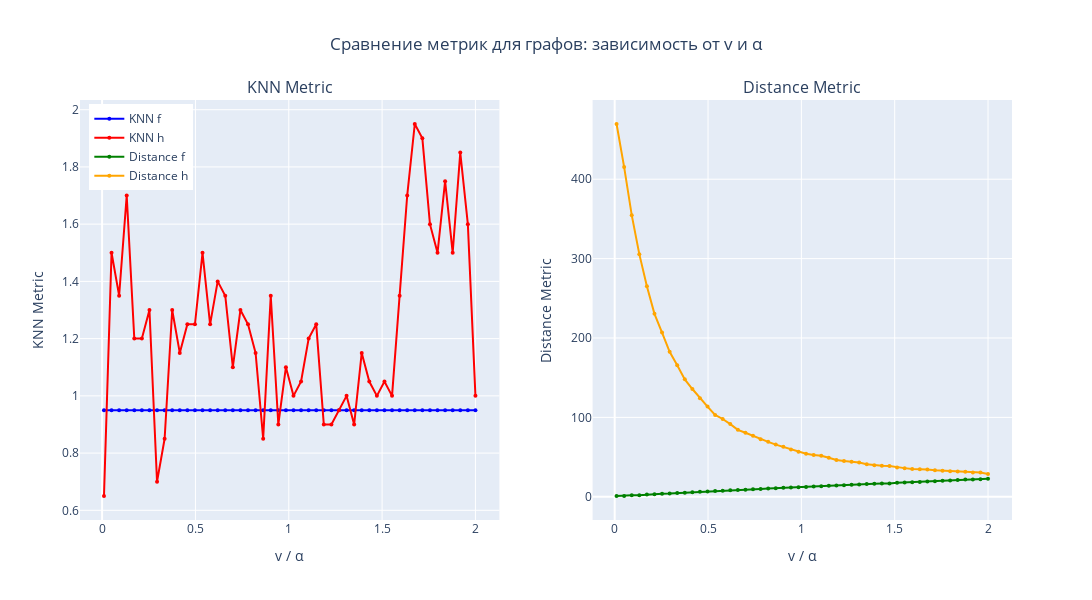

Source (notebook cell):
### Code cell
fig = make_subplots(
    rows=1,
    cols=2,
    subplot_titles=("KNN Metric", "Distance Metric"),
    horizontal_spacing=0.1,
)

fig.add_trace(
    go.Scatter(
        x=v,
        y=knn_f,
        mode="lines+markers",
        name="KNN f",
        line=dict(color="blue", width=2),
        marker=dict(size=4),
    ),
    row=1,
    col=1,
)

fig.add_trace(
    go.Scatter(
        x=v,
        y=knn_h,
        mode="lines+markers",
        name="KNN h",
        line=dict(color="red", width=2),
        marker=dict(size=4),
    ),
    row=1,
    col=1,
)

fig.add_trace(
    go.Scatter(
        x=v,
        y=dist_f,
        mode="lines+markers",
        name="Distance f",
        line=dict(color="green", width=2),
        marker=dict(size=4),
        showlegend=True,
    ),
    row=1,
    col=2,
)

fig.add_trace(
    go.Scatter(
        x=v,
        y=dist_h,
        mode="lines+markers",
        name="Distance h",
        line=dict(color="orange", width=2),
        marker=dict(size=4),
        showlegend=True,
    ),
    row=1,
    col=2,
)

fig.update_xaxes(title_text="v / α", row=1, col=1)
fig.update_xaxes(title_text="v / α", row=1, col=2)
fig.update_yaxes(title_text="KNN Metric", row=1, col=1)
fig.update_yaxes(title_text="Distance Metric", row=1, col=2)

fig.update_layout(
    title_text="Сравнение метрик для графов: зависимость от v и α",
    title_x=0.5,
    width=1400,
    height=600,
    legend=dict(yanchor="top", y=0.99, xanchor="left", x=0.01),
)

fig.show()

### Figure 1 — Plotly figure (JSON) as saved in the notebook; plotly's stock layout.template omitted (floating-point values rounded to 4 significant figures)
{"data": [{"line": {"color": "blue", "width": 2}, "marker": {"size": 4}, "mode": "lines+markers", "name": "KNN f", "type": "scatter", "x": [0.01, 0.05061, 0.09122, 0.1318, 0.1724, 0.2131, 0.2537, 0.2943, 0.3349, 0.3755, 0.4161, 0.4567, 0.4973, 0.538, 0.5786, 0.6192, 0.6598, 0.7004, 0.741, 0.7816, 0.8222, 0.8629, 0.9035, 0.9441, 0.9847, 1.025, 1.066, 1.107, 1.147, 1.188, 1.228, 1.269, 1.31, 1.35, 1.391, 1.431, 1.472, 1.513, 1.553, 1.594, 1.634, 1.675, 1.716, 1.756, 1.797, 1.838, 1.878, 1.919, 1.959, 2.0], "xaxis": "x", "y": [0.95, 0.95, 0.95, 0.95, 0.95, 0.95, 0.95, 0.95, 0.95, 0.95, 0.95, 0.95, 0.95, 0.95, 0.95, 0.95, 0.95, 0.95, 0.95, 0.95, 0.95, 0.95, 0.95, 0.95, 0.95, 0.95, 0.95, 0.95, 0.95, 0.95, 0.95, 0.95, 0.95, 0.95, 0.95, 0.95, 0.95, 0.95, 0.95, 0.95, 0.95, 0.95, 0.95, 0.95, 0.95, 0.95, 0.95, 0.95, 0.95, 0.95], "yaxis": "y"}, {"line": {"color": "red", "width": 2}, "marker": {"size": 4}, "mode": "lines+markers", "name": "KNN h", "type": "scatter", "x": [0.01, 0.05061, 0.09122, 0.1318, 0.1724, 0.2131, 0.2537, 0.2943, 0.3349, 0.3755, 0.4161, 0.4567, 0.4973, 0.538, 0.5786, 0.6192, 0.6598, 0.7004, 0.741, 0.7816, 0.8222, 0.8629, 0.9035, 0.9441, 0.9847, 1.025, 1.066, 1.107, 1.147, 1.188, 1.228, 1.269, 1.31, 1.35, 1.391, 1.431, 1.472, 1.513, 1.553, 1.594, 1.634, 1.675, 1.716, 1.756, 1.797, 1.838, 1.878, 1.919, 1.959, 2.0], "xaxis": "x", "y": [0.65, 1.5, 1.35, 1.7, 1.2, 1.2, 1.3, 0.7, 0.85, 1.3, 1.15, 1.25, 1.25, 1.5, 1.25, 1.4, 1.35, 1.1, 1.3, 1.25, 1.15, 0.85, 1.35, 0.9, 1.1, 1, 1.05, 1.2, 1.25, 0.9, 0.9, 0.95, 1, 0.9, 1.15, 1.05, 1, 1.05, 1, 1.35, 1.7, 1.95, 1.9, 1.6, 1.5, 1.75, 1.5, 1.85, 1.6, 1], "yaxis": "y"}, {"line": {"color": "green", "width": 2}, "marker": {"size": 4}, "mode": "lines+markers", "name": "Distance f", "showlegend": true, "type": "scatter", "x": [0.01, 0.05061, 0.09122, 0.1318, 0.1724, 0.2131, 0.2537, 0.2943, 0.3349, 0.3755, 0.4161, 0.4567, 0.4973, 0.538, 0.5786, 0.6192, 0.6598, 0.7004, 0.741, 0.7816, 0.8222, 0.8629, 0.9035, 0.9441, 0.9847, 1.025, 1.066, 1.107, 1.147, 1.188, 1.228, 1.269, 1.31, 1.35, 1.391, 1.431, 1.472, 1.513, 1.553, 1.594, 1.634, 1.675, 1.716, 1.756, 1.797, 1.838, 1.878, 1.919, 1.959, 2.0], "xaxis": "x2", "y": [1, 1, 1.95, 2.05, 2.8, 3.15, 3.9, 4.1, 4.65, 5.15, 5.8, 6.25, 6.65, 7.15, 7.55, 8.2, 8.55, 8.95, 9.45, 9.95, 10.3, 10.8, 11.25, 11.75, 12.15, 12.45, 12.9, 13.35, 13.8, 14.2, 14.5, 15.05, 15.5, 16.1, 16.55, 16.9, 16.8, 17.65, 18, 18.4, 18.6, 19.2, 19.65, 20.25, 20.5, 21.25, 21.65, 21.9, 22.2, 22.6], "yaxis": "y2"}, {"line": {"color": "orange", "width": 2}, "marker": {"size": 4}, "mode": "lines+markers", "name": "Distance h", "showlegend": true, "type": "scatter", "x": [0.01, 0.05061, 0.09122, 0.1318, 0.1724, 0.2131, 0.2537, 0.2943, 0.3349, 0.3755, 0.4161, 0.4567, 0.4973, 0.538, 0.5786, 0.6192, 0.6598, 0.7004, 0.741, 0.7816, 0.8222, 0.8629, 0.9035, 0.9441, 0.9847, 1.025, 1.066, 1.107, 1.147, 1.188, 1.228, 1.269, 1.31, 1.35, 1.391, 1.431, 1.472, 1.513, 1.553, 1.594, 1.634, 1.675, 1.716, 1.756, 1.797, 1.838, 1.878, 1.919, 1.959, 2.0], "xaxis": "x2", "y": [469.6, 415.2, 354.8, 305.6, 265.2, 230.4, 206.9, 182.6, 165.7, 147.9, 135.8, 124.2, 113.7, 103.1, 98, 91.55, 84.3, 80.65, 76.75, 72.4, 69.2, 65.75, 63, 59.7, 56.6, 54.3, 52.7, 51.65, 49.2, 46.4, 45.1, 44.05, 43.2, 41.05, 39.7, 39.15, 38.8, 37, 36.1, 35.05, 34.8, 34.45, 33.3, 32.95, 32.25, 31.95, 31.45, 30.75, 30.5, 28.8], "yaxis": "y2"}], "layout": {"annotations": [{"font": {"size": 16}, "showarrow": false, "text": "KNN Metric", "x": 0.225, "xanchor": "center", "xref": "paper", "y": 1, "yanchor": "bottom", "yref": "paper"}, {"font": {"size": 16}, "showarrow": false, "text": "Distance Metric", "x": 0.775, "xanchor": "center", "xref": "paper", "y": 1, "yanchor": "bottom", "yref": "paper"}], "height": 600, "legend": {"x": 0.01, "xanchor": "left", "y": 0.99, "yanchor": "top"}, "title": {"text": "Сравнение метрик для графов: зависимость от v и α", "x": 0.5}, "width": 1400, "xaxis": {"anchor": "y", "domain": [0, 0.45], "title": {"text": "v / α"}}, "xaxis2": {"anchor": "y2", "domain": [0.55, 1], "title": {"text": "v / α"}}, "yaxis": {"anchor": "x", "domain": [0, 1], "title": {"text": "KNN Metric"}}, "yaxis2": {"anchor": "x2", "domain": [0, 1], "title": {"text": "Distance Metric"}}}}
